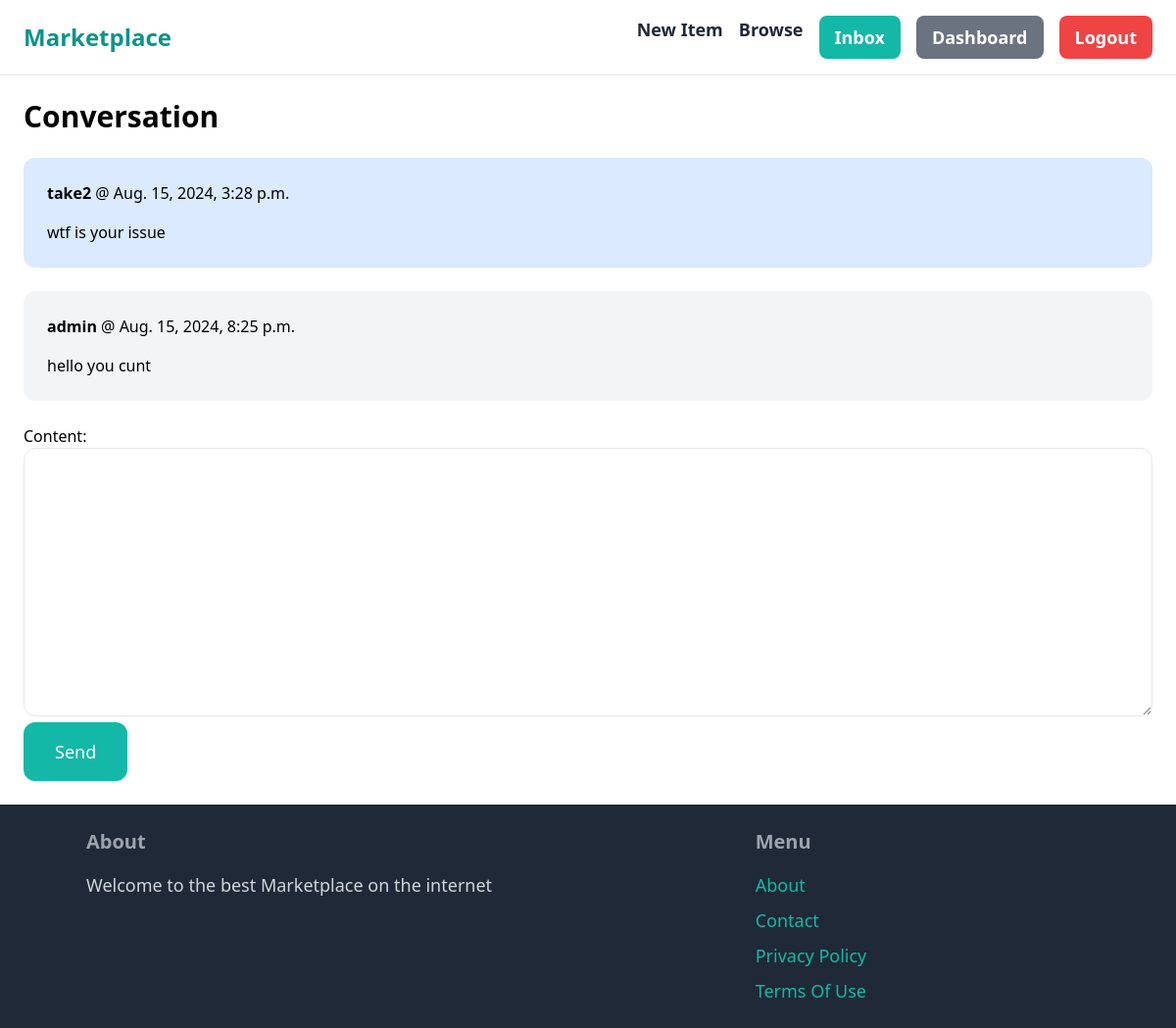
Screenshot of /inbox/3/ (signed in) with the database file from the repository.
### conversation/models.py (models this page shows)
class ConversationMessage(models.Model):
    conversation = models.ForeignKey(Conversation, related_name='messages', on_delete=models.CASCADE)
    content = models.TextField()
    created_at = models.DateTimeField(auto_now_add=True)
    created_by = models.ForeignKey(User, related_name='created_messages', on_delete=models.CASCADE)

### conversation/views.py (the view)
# urls.py: path('<int:pk>/', views.detail, name='detail'),  # Default path for the inbox view
@login_required
def detail(request, pk):
    conversation = Conversation.objects.filter(members__in=[request.user.id]).get(pk=pk)
    if request.method =='POST':
        form = ConversationMessageForm(request.POST)
        if form.is_valid():
            conversation_message = form.save(commit=False)
            conversation_message.conversation = conversation
            conversation_message.created_by = request.user
            conversation_message.save()
            conversation.save()
            return redirect('conversation:detail', pk=pk)
    else:
        form = ConversationMessageForm()
    return render(request, 'conversation/detail.html', {
        'conversation' : conversation,
        'form' : form
    })

### conversation/forms.py
class ConversationMessageForm(forms.ModelForm):
    class Meta:
        model =ConversationMessage
        fields = ('content',)
        widgets = {
            'content': forms.Textarea(attrs={
                'class': 'w-full py-4 px-6 rounded-xl border'
            })
        }

### conversation/templates/conversation/detail.html (shortened to what this page needs)
{% extends 'core/base.html' %}
{% block content %}
<h1 class="mb-6 text-3xl font-semibold">Conversation</h1>
<div class="space-y-6">
    {% for message in conversation.messages.all %}
        <div class="p-6 flex {% if message.created_by == request.user %}bg-blue-100{% else %} items-center bg-gray-100 {% endif %} rounded-xl hover:bg-gray-200 transition duration-200">
           <div>
                <p class="mb-4"><strong>{{  message.created_by.username }}</strong> @ {{ message.created_at }}</p>
                <p>{{ message.content }}</p>
           </div>
        </div>
    {% empty %}
    <p class="text-gray-600">No conversations yet. Start by contacting a seller or buyer.</p>
    {% endfor %}
</div>
<form method="post" action="." class="mt-6">
    {{ form.as_p }}
    <button class="py-4 px-8 text-lg text-white bg-teal-500 hover:bg-teal-700 rounded-xl">Send</button>
</form>
{% endblock %}

### rows the page displays
ConversationMessage: created_by.username "take2", created_at "Aug. 15, 2024, 3:28 p.m.", content "wtf is your issue"
ConversationMessage: created_by.username "admin", created_at "Aug. 15, 2024, 8:25 p.m.", content "hello you cunt"
